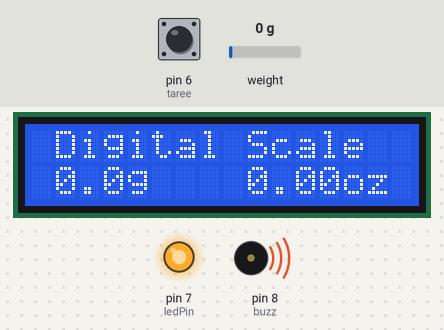
Bench run of a sketch on a simulated Arduino Uno, built with avr-gcc and run on an emulated ATmega328P. On the bench: 16×2 character LCD, output pins drawn as LEDs (lit = HIGH), buzzer (waves = sounding, pin HIGH). Inputs (shaded band) come from the test bench; at power-on: pin 6 (taree) HIGH, weight on the scale 0 g. What the sketch prints to the serial monitor is not drawn.

Above: at 4.6 s.
4.7 s: pin 6 (taree) pulled LOW for 0.15 s
At 5.1 s:
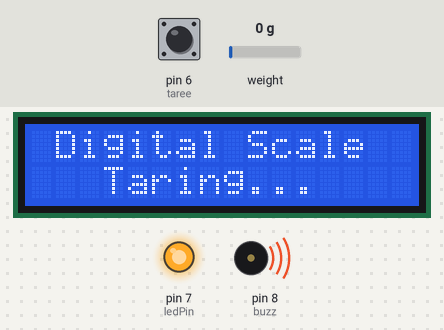
7.6 s: weight on the scale set to 47 g
At 8.7 s:
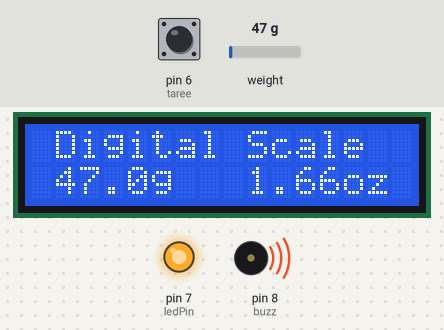
9.1 s: weight on the scale set to 53 g
At 10.1 s:
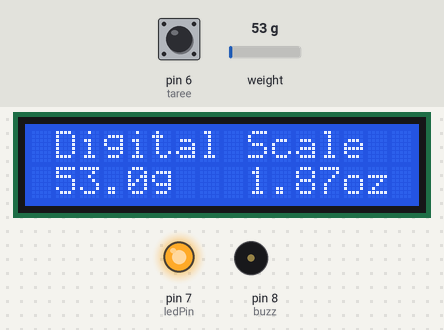
10.7 s: weight on the scale set to 142 g
At 11.5 s:
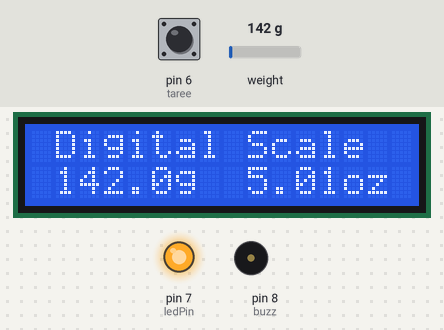
12.2 s: weight on the scale set to 159 g
At 13.4 s:
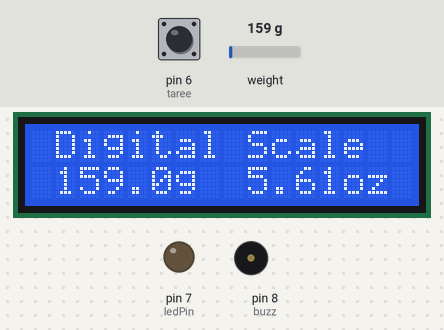
13.8 s: weight on the scale set to 0 g
At 15.3 s:
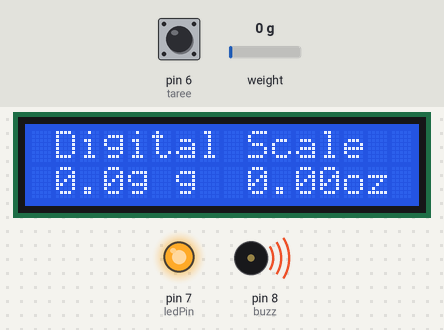
Timing chart, 0 to 16.4 s (numbered marks = the images above; inputs shaded):
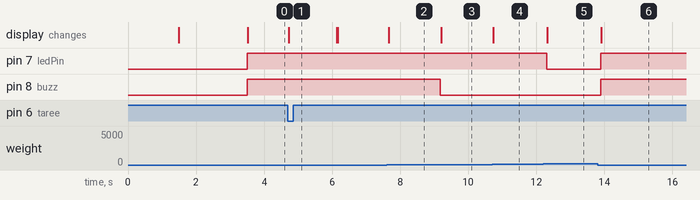

Measured:
- the behaviour switches between 50 and 51 g on weight on the scale (found by bisection; images 2 and 3)
- the behaviour switches between 150 and 151 g on weight on the scale (found by bisection; images 4 and 5)
- after the input at 4.7 s, the display: changes at once (image 1)
- after the input at 7.6 s, the display: changes after 0.06 s (image 2)
- after the input at 9.1 s, pin 8 (buzz): HIGH → LOW after 0.08 s; the display: changes after 0.10 s (image 3)
- after the input at 10.7 s, the display: changes at once (image 4)
- after the input at 12.2 s, pin 7 (ledPin): HIGH → LOW after 0.11 s; the display: changes after 0.13 s (image 5)
- after the input at 13.8 s, pin 7 (ledPin), pin 8 (buzz): LOW → HIGH after 0.09 s; the display: changes after 0.11 s (image 6)

The sketch:

IVBag_Code.ino
```cpp
#define BLYNK_TEMPLATE_ID "TMPL3I5Xlt4WF"
#define BLYNK_TEMPLATE_NAME "IOT based IV bag monitor"
#define BLYNK_AUTH_TOKEN "1u77jnng471AYZ3l2paK2T8oii3bhzQk"
#include <HX711_ADC.h>
#include <Wire.h>
#include <LiquidCrystal_I2C.h>
#define ledPin 7
#define buzz 8
HX711_ADC LoadCell(4, 5);
LiquidCrystal_I2C lcd(0x27, 16, 2);
#define BLYNK_PRINT Serial

char auth[] = "1u77jnng471AYZ3l2paK2T8oii3bhzQk";
char ssid[] = "Galaxy M14 5G 516E";
char pass[] = "Dharshinisri@99";
int taree = 6;
int a = 0;
float b = 0;

void setup() {
  Serial.begin(57600);
  pinMode (taree, INPUT_PULLUP);
  LoadCell.begin();
  LoadCell.start(1000);

  LoadCell.setCalFactor(475);

  lcd.begin(2,16);
  lcd.backlight();

  lcd.setCursor(1, 0);
  lcd.print(" IOT BASED IV");
  lcd.setCursor(0, 1);
  lcd.print(" BAG MONITORING ");
  delay(2000);
  lcd.clear();

  pinMode(ledPin, OUTPUT);
  pinMode(buzz, OUTPUT);
}
void loop() {
  lcd.setCursor(1, 0);
  lcd.print("Digital Scale ");
  LoadCell.update();
  float i = LoadCell.getData();
  Serial.println(i);
  if(LoadCell.getData() <= 150){
    digitalWrite(ledPin, HIGH);
  }else{
    digitalWrite(ledPin, LOW);
  }
  if(LoadCell.getData() <= 50){
    digitalWrite(buzz, HIGH);
  }else{
    digitalWrite(buzz, LOW);
  }

 if (i<0)
 {
  i = i * (-1);
  lcd.setCursor(0, 1);
  lcd.print("-");
   lcd.setCursor(8, 1);
  lcd.print("-");
 }
 else
 {
   lcd.setCursor(0, 1);
  lcd.print(" ");
   lcd.setCursor(8, 1);
  lcd.print(" ");
 }

  lcd.setCursor(1, 1);
  lcd.print(i, 1);
  lcd.print("g ");
  float z = i/28.3495;
  lcd.setCursor(9, 1);
  lcd.print(z, 2);
  lcd.print("oz ");

  if (i>=5000)
  {
    i=0;
  lcd.setCursor(0, 0);
  lcd.print("  Over Loaded   ");
  delay(200);
  }
  if (digitalRead (taree) == LOW)
  {
    lcd.setCursor(0, 1);
    lcd.print("   Taring...    ");
    LoadCell.start(1000);
    lcd.setCursor(0, 1);
    lcd.print("                ");
  }
}
```
